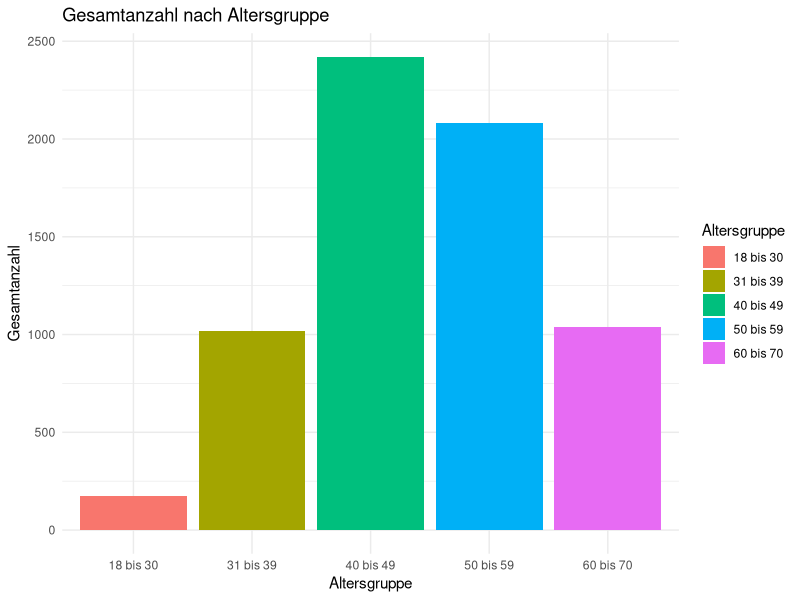
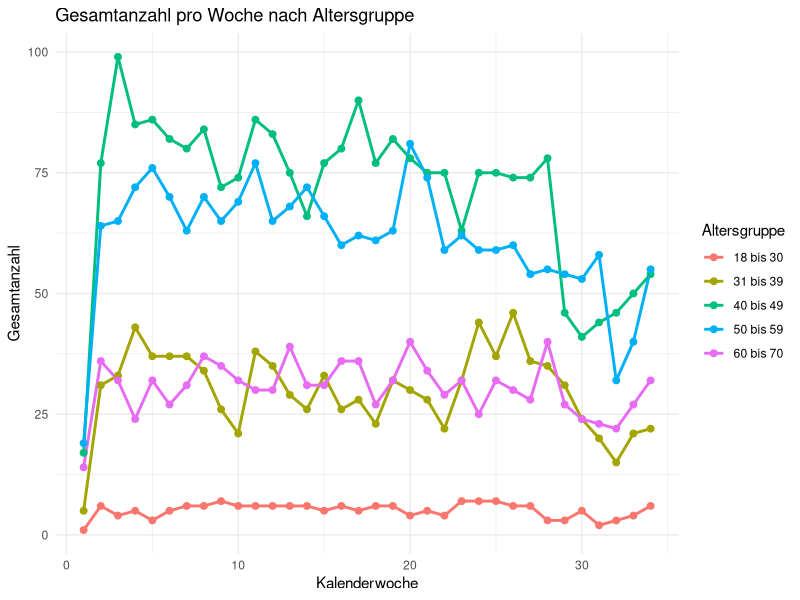
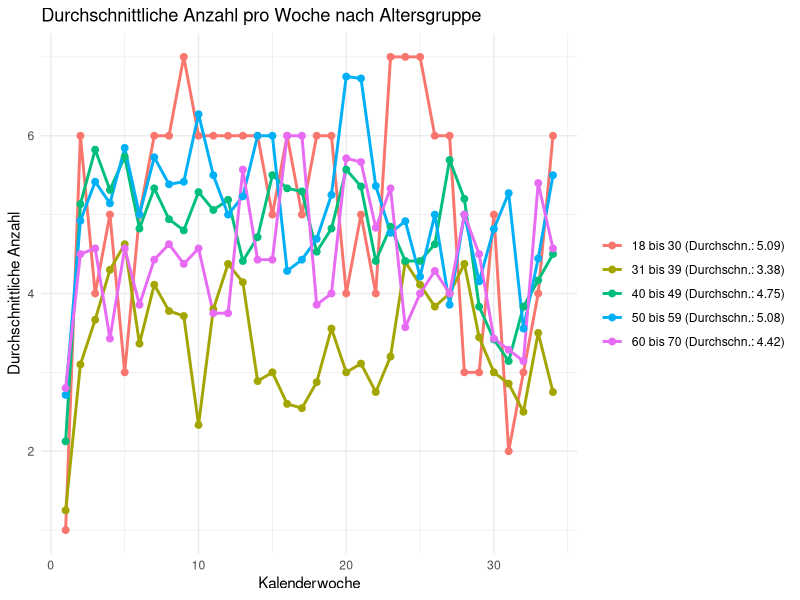

Source code (R) for these figures, in order:
# Load necessary libraries
library(ggplot2)
library(dplyr)

# Load the dataset
data <- read.csv("merged_data_sex.csv", sep=";")

# Define age groups
data$Altersgruppe <- cut(data$Alter, 
                         breaks = c(18, 30, 39, 49, 59, 70), 
                         labels = c("18 bis 30", "31 bis 39", "40 bis 49", "50 bis 59", "60 bis 70"),
                         right = TRUE)

# Summarize the total amount by age group
summarized_data <- data %>%
  group_by(Altersgruppe) %>%
  summarise(Total_Amount = sum(Anzahl, na.rm = TRUE))

# Plot the total amount by age group
ggplot(summarized_data, aes(x = Altersgruppe, y = Total_Amount, fill = Altersgruppe)) +
  geom_bar(stat = "identity") +
  labs(title = "Gesamtanzahl nach Altersgruppe",
       x = "Altersgruppe",
       y = "Gesamtanzahl") +
  theme_minimal()

# Summarize the total amount per week by age group
weekly_data <- data %>%
  group_by(Kalenderwoche, Altersgruppe) %>%
  summarise(Total_Amount = sum(Anzahl, na.rm = TRUE))

# Plot the weekly amount by age group
ggplot(weekly_data, aes(x = Kalenderwoche, y = Total_Amount, color = Altersgruppe, group = Altersgruppe)) +
  geom_line(size = 1) +
  geom_point(size = 2) +
  labs(title = "Gesamtanzahl pro Woche nach Altersgruppe",
       x = "Kalenderwoche",
       y = "Gesamtanzahl") +
  theme_minimal()

# Calculate the average amount per week per person for each age group
normalized_data <- data %>%
  group_by(Kalenderwoche, Altersgruppe) %>%
  summarise(Avg_Amount = mean(Anzahl, na.rm = TRUE))

# Calculate the overall average per week for each age group
overall_avg <- normalized_data %>%
  group_by(Altersgruppe) %>%
  summarise(Overall_Avg_Amount = mean(Avg_Amount, na.rm = TRUE))

# Convert the overall averages to a named vector for labeling in the legend
overall_avg_labels <- setNames(paste0(levels(overall_avg$Altersgruppe), " (Durchschn.: ", round(overall_avg$Overall_Avg_Amount, 2), ")"),
                               levels(overall_avg$Altersgruppe))

# Plot the normalized amount per week by age group with the legend showing averages
ggplot(normalized_data, aes(x = Kalenderwoche, y = Avg_Amount, color = Altersgruppe, group = Altersgruppe)) +
  geom_line(size = 1) +
  geom_point(size = 2) +
  labs(title = "Durchschnittliche Anzahl pro Woche nach Altersgruppe",
       x = "Kalenderwoche",
       y = "Durchschnittliche Anzahl") +
  scale_color_manual(values = scales::hue_pal()(length(overall_avg_labels)), labels = overall_avg_labels) +
  theme_minimal() +
  theme(legend.title = element_blank())  # Optionally remove the legend title
